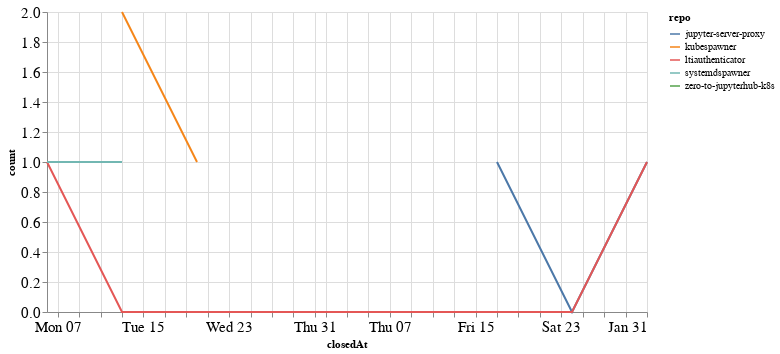

The code cell stored with this chart in its notebook:
### Code cell
closed_by_time = closed_by.groupby('repo').resample('W', on='closedAt').count()['author'].reset_index()
closed_by_time = closed_by_time.rename(columns={'author': 'count'})

alt.Chart(closed_by_time, width=600).mark_line().encode(
    x='closedAt',
    y='count',
    color='repo',
    tooltip="repo"
)

### Figure 1 — Vega-Lite specification as saved in the notebook (floating-point values rounded to 4 significant figures)
{"config": {"axisLeft": {"labelFontSize": 15}, "axisBottom": {"labelFontSize": 15}}, "data": {"name": "data-f189bb6a68df000bfce9d3609e26c3dd"}, "mark": "line", "encoding": {"color": {"type": "nominal", "field": "repo"}, "tooltip": {"type": "nominal", "field": "repo"}, "x": {"type": "temporal", "field": "closedAt"}, "y": {"type": "quantitative", "field": "count"}}, "width": 600, "$schema": "https://vega.github.io/schema/vega-lite/v4.8.1.json", "datasets": {"data-f189bb6a68df000bfce9d3609e26c3dd": [{"repo": "jupyter-server-proxy", "closedAt": "2021-01-17T00:00:00", "count": 1}, {"repo": "jupyter-server-proxy", "closedAt": "2021-01-24T00:00:00", "count": 0}, {"repo": "jupyter-server-proxy", "closedAt": "2021-01-31T00:00:00", "count": 1}, {"repo": "kubespawner", "closedAt": "2020-12-13T00:00:00", "count": 2}, {"repo": "kubespawner", "closedAt": "2020-12-20T00:00:00", "count": 1}, {"repo": "ltiauthenticator", "closedAt": "2020-12-06T00:00:00", "count": 1}, {"repo": "ltiauthenticator", "closedAt": "2020-12-13T00:00:00", "count": 0}, {"repo": "ltiauthenticator", "closedAt": "2020-12-20T00:00:00", "count": 0}, {"repo": "ltiauthenticator", "closedAt": "2020-12-27T00:00:00", "count": 0}, {"repo": "ltiauthenticator", "closedAt": "2021-01-03T00:00:00", "count": 0}, {"repo": "ltiauthenticator", "closedAt": "2021-01-10T00:00:00", "count": 0}, {"repo": "ltiauthenticator", "closedAt": "2021-01-17T00:00:00", "count": 0}, {"repo": "ltiauthenticator", "closedAt": "2021-01-24T00:00:00", "count": 0}, {"repo": "ltiauthenticator", "closedAt": "2021-01-31T00:00:00", "count": 1}, {"repo": "systemdspawner", "closedAt": "2020-12-06T00:00:00", "count": 1}, {"repo": "systemdspawner", "closedAt": "2020-12-13T00:00:00", "count": 1}, {"repo": "zero-to-jupyterhub-k8s", "closedAt": "2020-12-20T00:00:00", "count": 1}]}}
